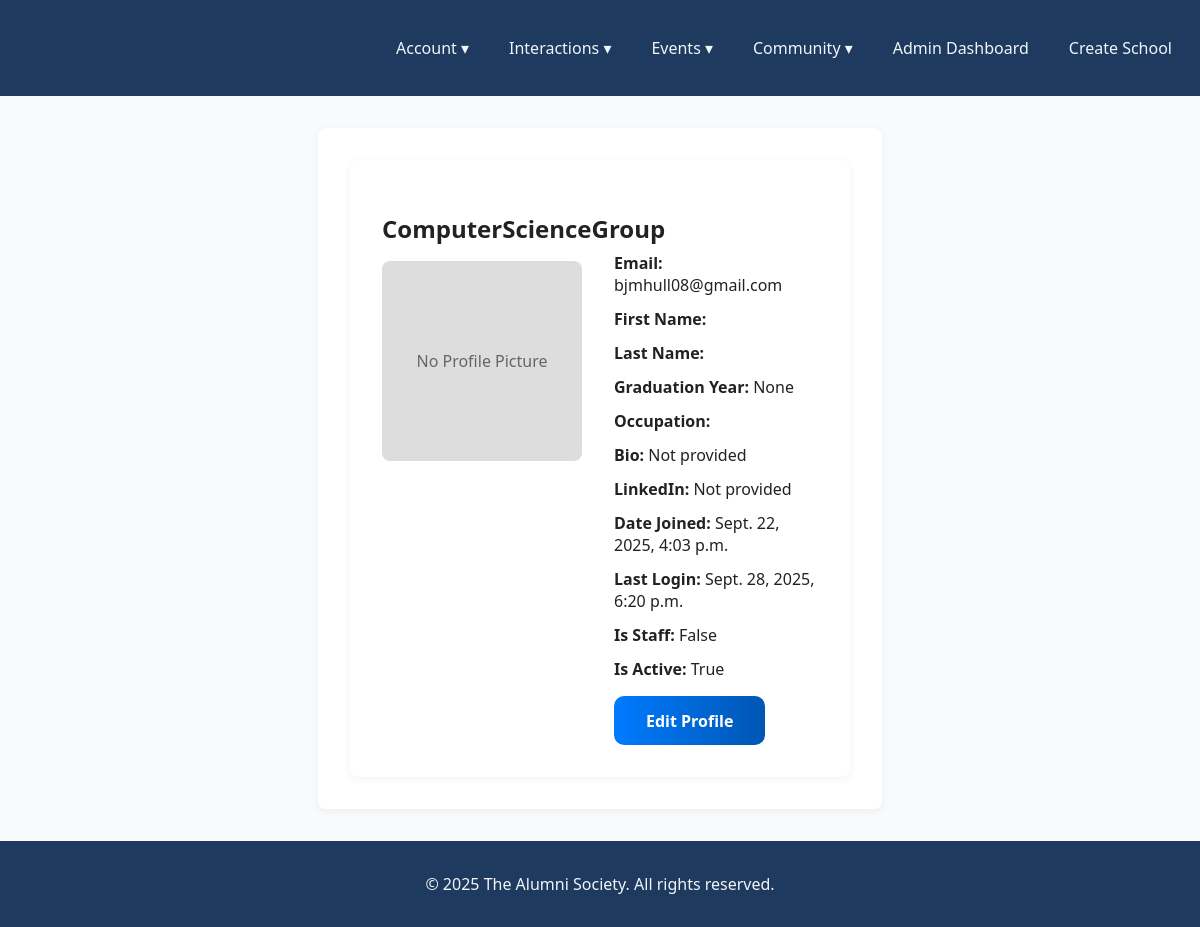
Page /accounts/profile/ (signed in) on the earlier database version.
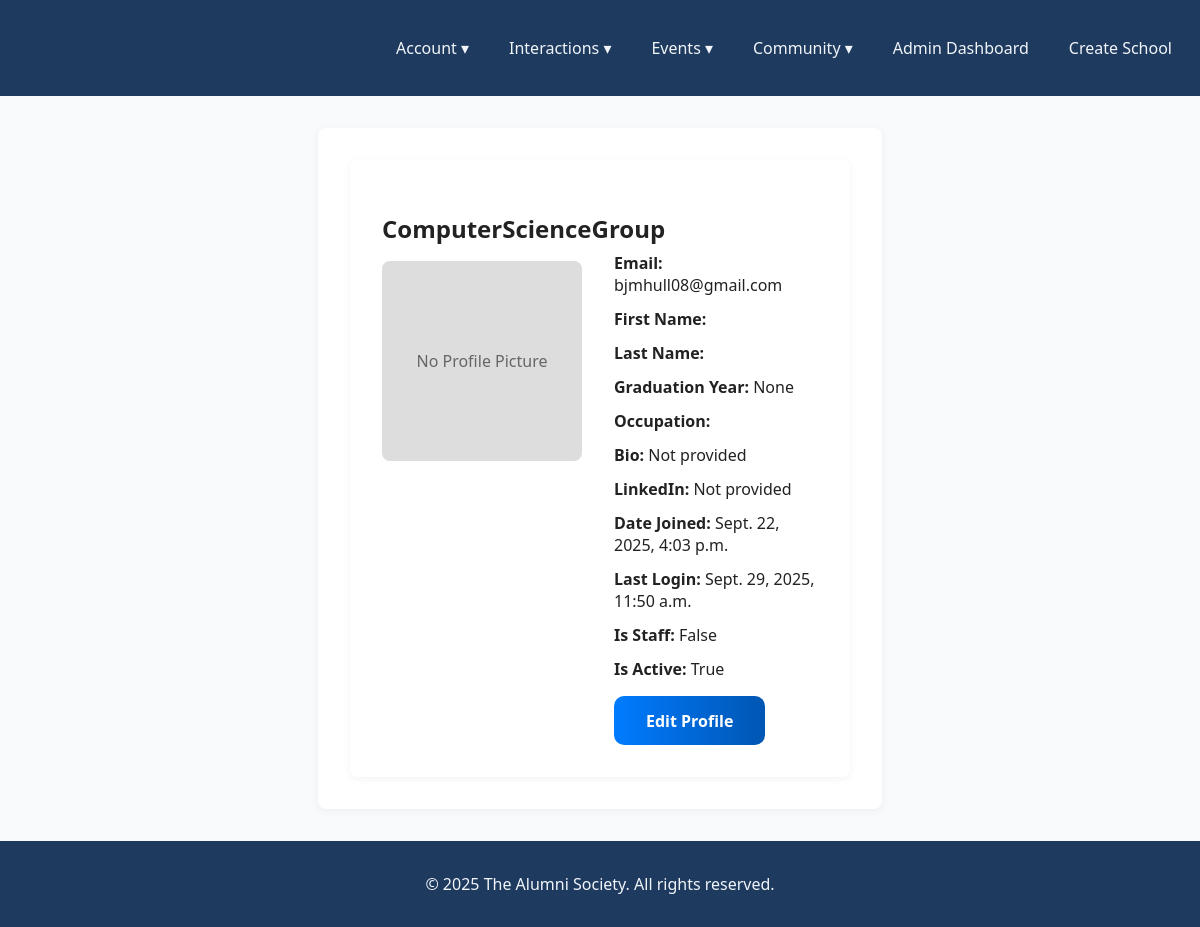
Same page on the later database version.
### Accounts/models.py (models this page shows, shortened)
class User(AbstractUser):
    school = models.ForeignKey(School, on_delete=models.CASCADE, related_name="users", null=True, blank=True)
    graduation_year = models.PositiveIntegerField(null=True, blank=True)
    occupation = models.CharField(max_length=100, blank=True)
    bio = models.TextField(blank=True)
    linkedin_url = models.URLField(blank=True)
    profile_picture = models.ImageField(upload_to='profile_pics/', blank=True, null=True)
    is_staff_account = models.BooleanField(default=False)
    is_superuser_account = models.BooleanField(default=False)
    is_student_account = models.BooleanField(default=False)

### Accounts/views.py (the view)
    def wrapper(request, *args, **kwargs):
        if not request.user.is_authenticated:
            return redirect('Accounts:login')
        return view_func(request, *args, **kwargs)

### Accounts/views.py (called while the page is built)
def user_login_required(view_func):
    def wrapper(request, *args, **kwargs):
        if not request.user.is_authenticated:
            return redirect('Accounts:login')
        return view_func(request, *args, **kwargs)
    return wrapper

@user_login_required
def profile_view(request):
    if not request.user.is_authenticated:
        return redirect('Accounts:login')
    return render(request, 'accounts/profile.html', {'user': request.user})

### Accounts/templates/accounts/profile.html
{% extends "Main/base.html" %}
{% load static %}
{% block content %}
<div class="profile-container">
    <div class="profile-box">
        <div class="profile-left">
            <h2 class="profile-username">{{ user.username }}</h2>
            {% if user.profile_picture %}
            <img src="{{ user.profile_picture.url }}" alt="Profile picture" class="profile-img">
            {% else %}
            <div class="no-picture">No Profile Picture</div>
            {% endif %}
        </div>
        <div class="profile-right">
            <ul>
                <br><br>
                <li><strong>Email:</strong> {{ user.email }}</li>
                <li><strong>First Name:</strong> {{ user.first_name }}</li>
                <li><strong>Last Name:</strong> {{ user.last_name }}</li>
                <li><strong>Graduation Year:</strong> {{ user.graduation_year }}</li>
                <li><strong>Occupation:</strong> {{ user.occupation }}</li>
                <li><strong>Bio:</strong> {{ user.bio|default:"Not provided" }}</li>
                <li><strong>LinkedIn:</strong>
                    {% if user.linkedin_url %}
                    <a class="social" href="{{ user.linkedin_url }}" target="_blank">{{ user.linkedin_url }}</a>
                    {% else %}
                    <span class="text-muted">Not provided</span>
                    {% endif %}
                </li>
                <li><strong>Date Joined:</strong> {{ user.date_joined }}</li>
                <li><strong>Last Login:</strong> {{ user.last_login }}</li>
                <li><strong>Is Staff:</strong> {{ user.is_staff_account }}</li>
                <li><strong>Is Active:</strong> {{ user.is_active }}</li>
            </ul>
            <a href="{% url 'Accounts:edit_profile' %}" class="btn-primary">Edit Profile</a>
        </div>
    </div>
</div>
{% endblock %}

Differences in the rows shown:
changed User "ComputerScienceGroup": last_login "Sept. 28, 2025, 6:20 p.m." → "Sept. 29, 2025, 11:50 a.m."
